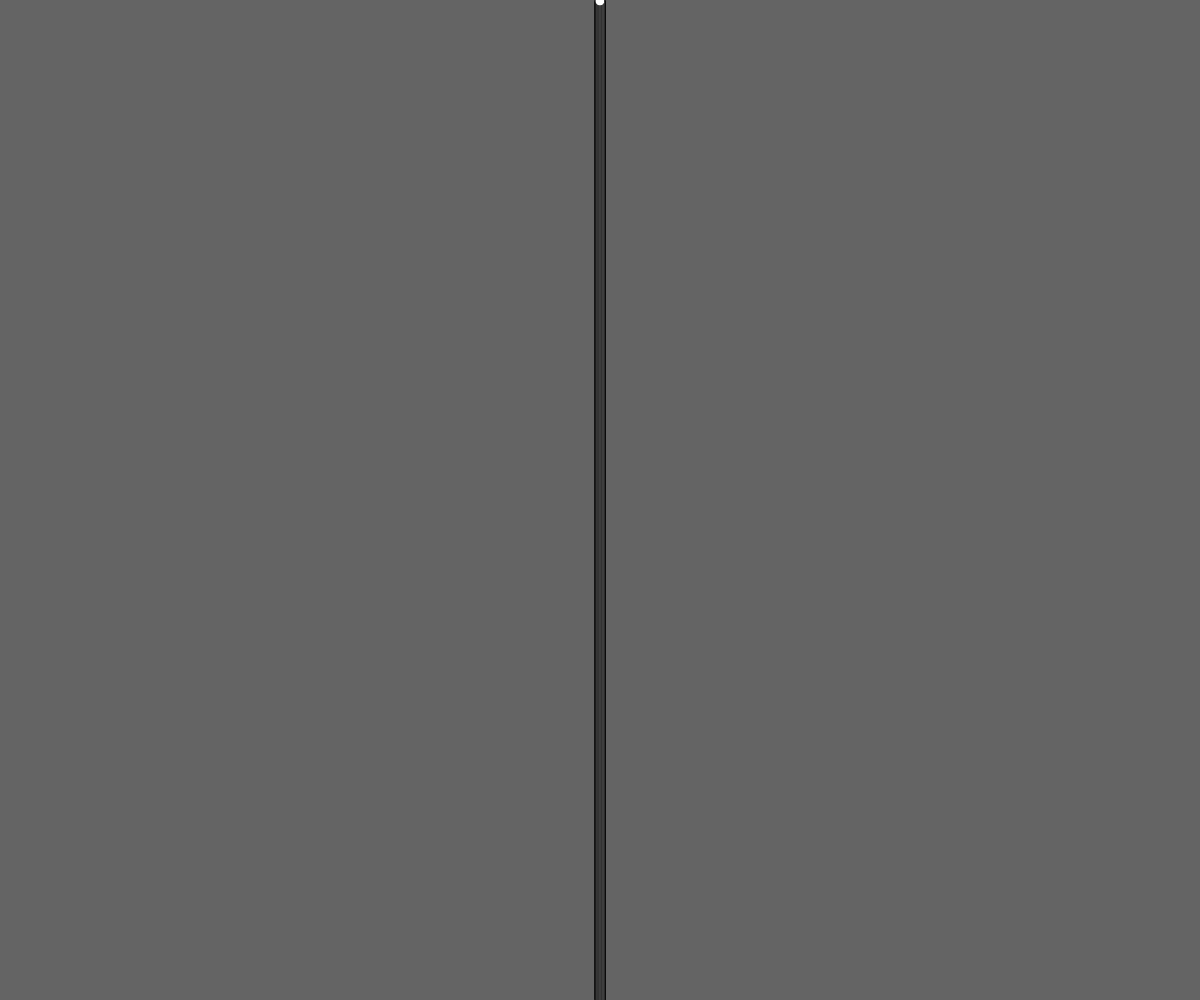
Frame 1 (no input)
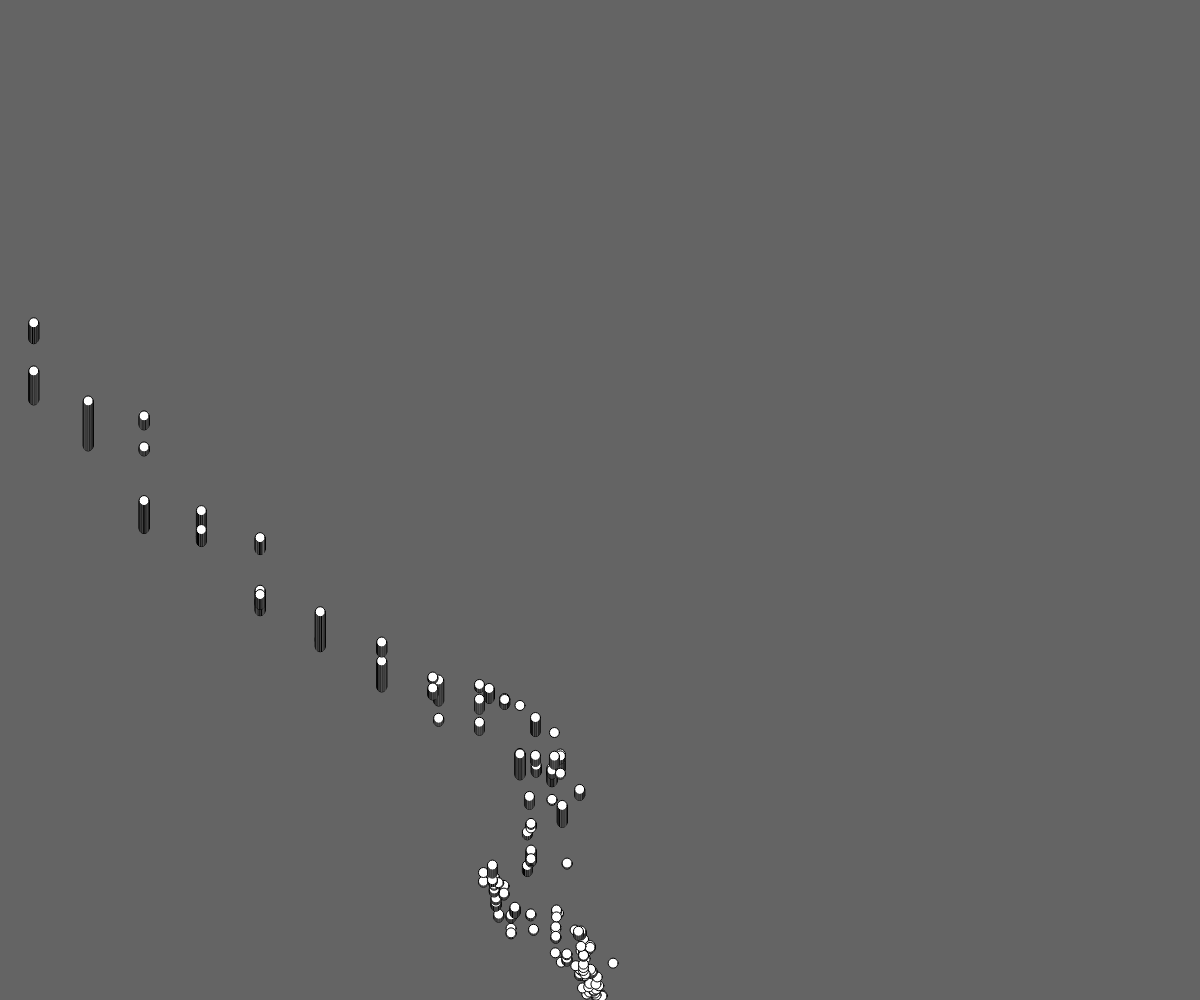
Frame 60 (no input)
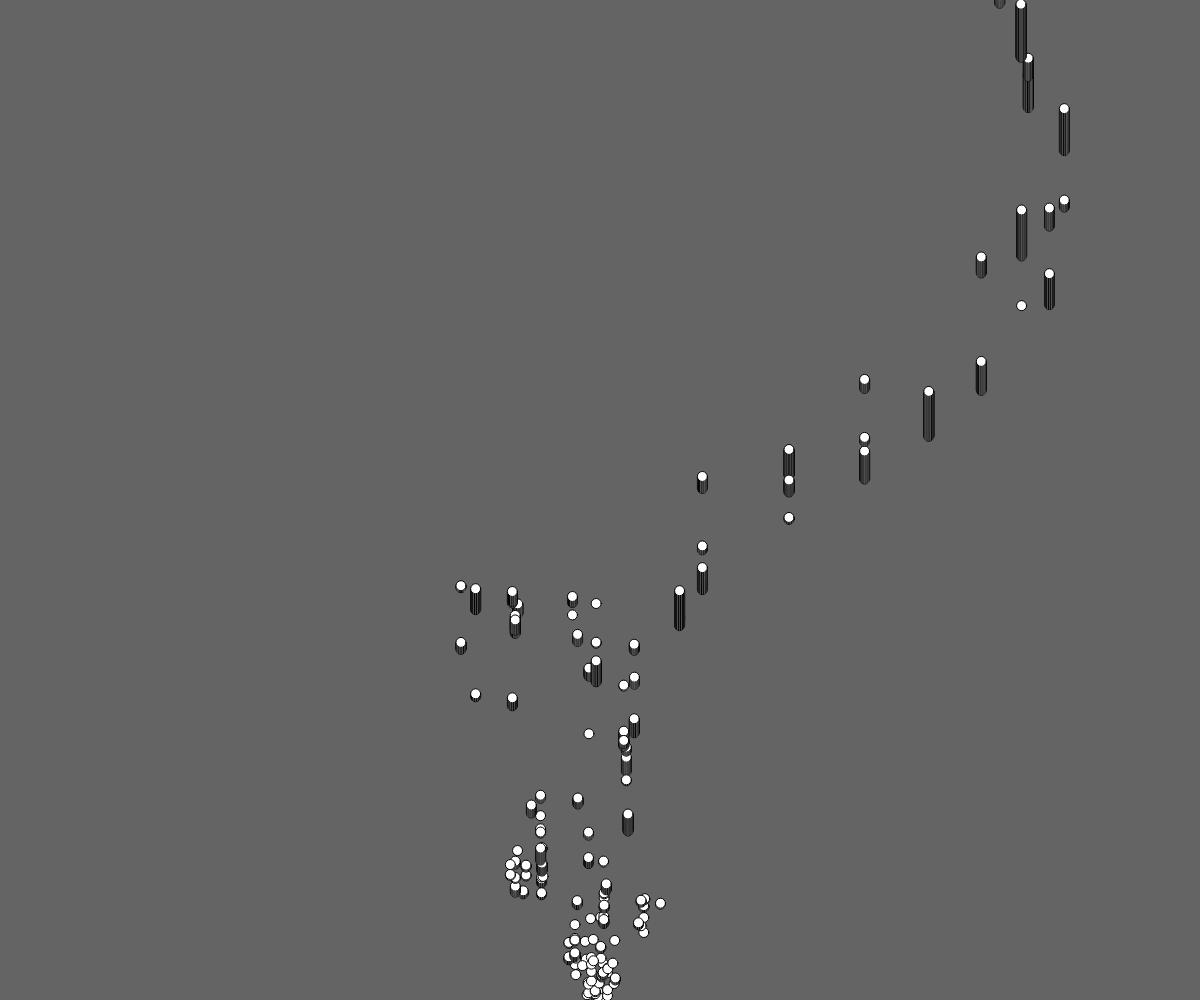
Frame 120 (the mouse pressed at the canvas centre since frame 60)

The p5.js sketch that drew these frames (run headless with seeded random() and noise() and a simulated clock; from frame 60 on, the mouse is pressed at the canvas centre):

// p5.js sketch
// ── sketch.js
var allSegments = [];
var maxRange = 0;
var maxRangeNumber = 1000;
var spacing = 0;
var screenMiddleX = 0;
var angle = 0;
var acceleration = 0;

function segment()
{
    this.setup = function(rangeNumber)
    {
        this.rangeNumber = rangeNumber;
        this.space = spacing;
        this.xPrevious = screenMiddleX;
        this.yPrevious = windowHeight;
        this.x = screenMiddleX;
        this.y = windowHeight - this.rangeNumber * this.space;
        this.xSpeed = 0;
        this.ySpeed = 0;
        this.acceleration = acceleration;
        
        
    }
    this.update = function(Xmouse, Ymouse)
    {
        if (this.rangeNumber != 0)
        {

            angle = Math.atan2(windowHeight - Ymouse, screenMiddleX - Xmouse)
            this.xTarget = screenMiddleX - (this.space * this.rangeNumber * Math.cos(angle))
            this.yTarget = windowHeight - (this.space * this.rangeNumber * Math.sin(angle))

            this.x += this.xSpeed;
            if (this.x < this.xTarget)//if it is to the left of the target
            {
                this.xSpeed += this.acceleration;
            }
            else if (this.x > this.xTarget)//if it is to the right of its target
            {
                this.xSpeed -= this.acceleration;
            }
            this.y += this.ySpeed;
            if (this.y < this.yTarget)//if below target
            {
                this.ySpeed += this.acceleration;
            }
            else if (this.y > this.ySpeed)//if above target
            {
                this.ySpeed -= this.acceleration;
            }/*
            if ((this.x <= 0 && this.xSpeed < 0) | (this.x >= windowWidth && this.xSpeed > 0))
            {
                this.xSpeed *= -1
            }
            if ((this.y <= 0 && this.ySpeed < 0) | (this.y >= windowHeight && this.ySpeed > 0))
            {
                this.ySpeed *= -1
            }*/
            //speed decay
            this.xSpeed *= .99;
            this.ySpeed *= .99;
        }
        ellipse(this.x, this.y, 10, 10)
    }
}

function setup()
{
    createCanvas(windowWidth, windowHeight);
    screenMiddleX = windowWidth / 2;
    maxRange = windowHeight //* 8 / 10;
    spacing = maxRange / maxRangeNumber;
    acceleration = spacing;
    for (i = 0; i < maxRangeNumber; i++)
    {
        var newSegment = new segment;
        newSegment.setup(i);
        allSegments.push(newSegment)
    }
}

function draw()
{
    background(100)
    for (i=0; i < allSegments.length; i++)
    {
        allSegments[i].update(mouseX, mouseY);
        if (i > 0)
        {
            allSegments[i].xPrevious = allSegments[i - 1].x;
            allSegments[i].yPrevious = allSegments[i - 1].y;
        }
    }
}
